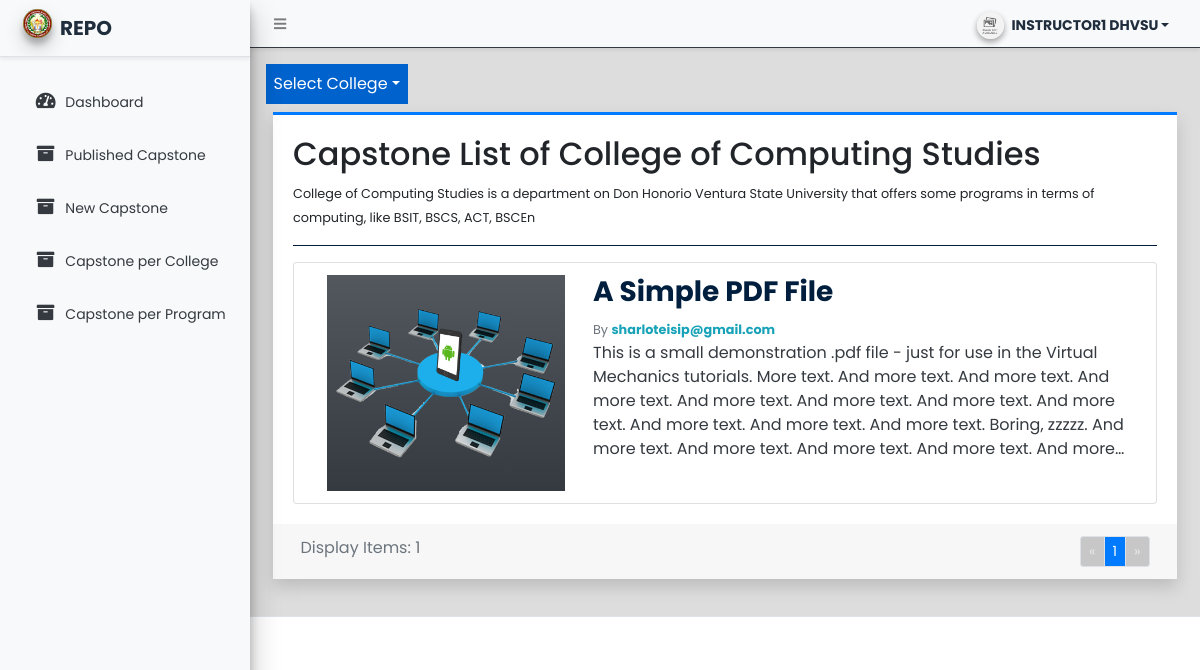
The app's page /admin/?page=projects_per_department&id=1 (signed in), older data.
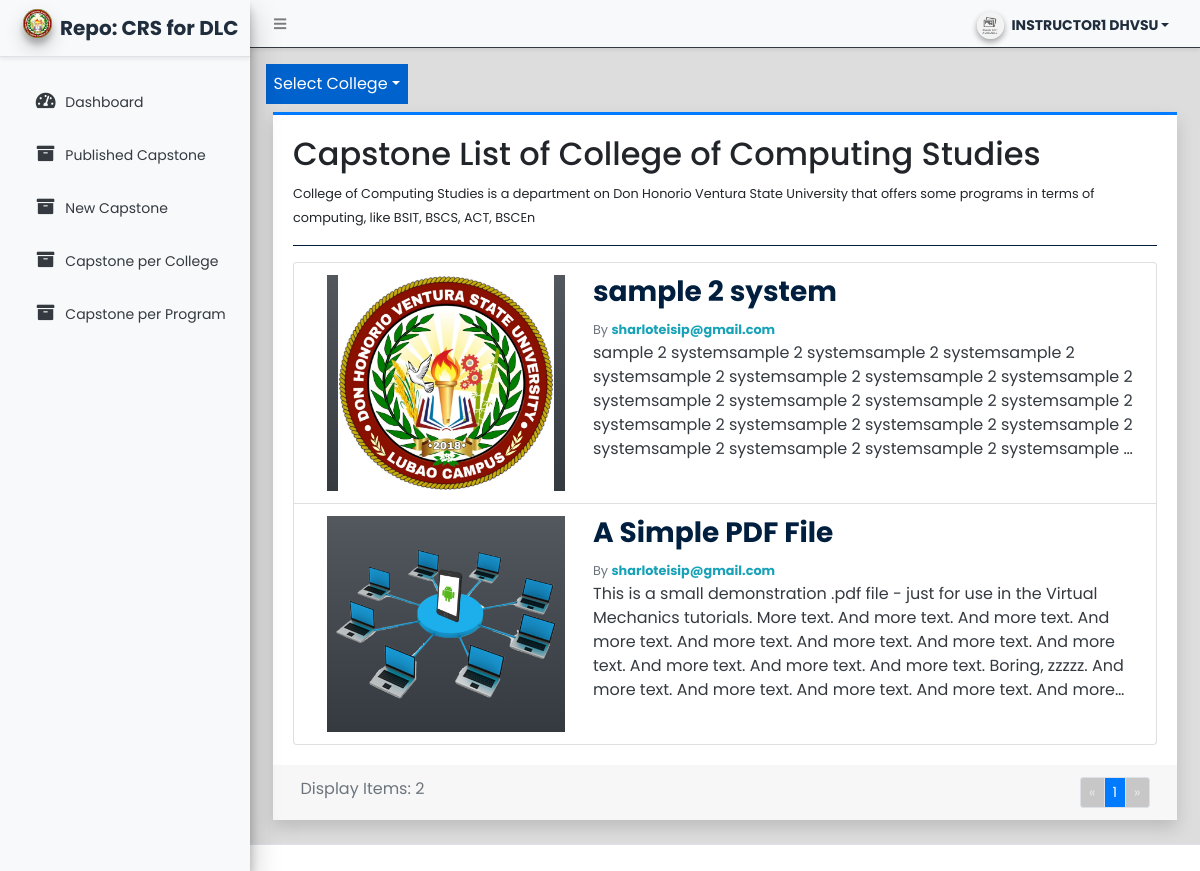
The same page, newer data.
### tables this page shows
CREATE TABLE `archive_list` (
  `id` int(30) NOT NULL,
  `archive_code` varchar(100) NOT NULL,
  `curriculum_id` int(30) NOT NULL,
  `year` year(4) NOT NULL,
  `title` text NOT NULL,
  `abstract` text NOT NULL,
  `members` text NOT NULL,
  `banner_path` text NOT NULL,
  `document_path` text NOT NULL,
  `status` tinyint(1) NOT NULL DEFAULT 0,
  `student_id` int(30) DEFAULT NULL,
  `date_created` datetime NOT NULL DEFAULT current_timestamp(),
  `date_updated` datetime DEFAULT NULL ON UPDATE current_timestamp()
);

### classes/DBConnection.php (called while the page is built, shortened)
<?php
class DBConnection{
    private $host = DB_SERVER;
    private $username = DB_USERNAME;
    private $password = DB_PASSWORD;
    private $database = DB_NAME;
    public $conn;
    public function __construct(){
        if (!isset($this->conn)) {
            $this->conn = new mysqli($this->host, $this->username, $this->password, $this->database);
        }
    }
}
?>

### classes/SystemSettings.php (called while the page is built, shortened)
<?php
class SystemSettings extends DBConnection{
	function info($field=''){
		if(!empty($field)){
			if(isset($_SESSION['system_info'][$field]))
				return $_SESSION['system_info'][$field];
			else
				return false;
		}else{
			return false;
		}
	}
}
$_settings = new SystemSettings();
?>

### config.php (called while the page is built, shortened)
<?php
require_once('classes/DBConnection.php');
require_once('classes/SystemSettings.php');
function validate_image($file){
	if(!empty($file)){
        $ex = explode('?',$file);
        $file = $ex[0];
        $param =  isset($ex[1]) ? '?'.$ex[1]  : '';
		if(is_file(base_app.$file)){
			return base_url.$file.$param;
		}else{
			return base_url.'dist/img/no-image-available.png';
		}
	}else{
		return base_url.'dist/img/no-image-available.png';
	}
}
?>

### admin/projects_per_department.php (the view, shortened to what the changed rows need)
<?php
if(isset($_GET['id'])){
$qry = $conn->query("SELECT * FROM department_list where `status` = 1 and id = '{$_GET['id']}' ");
if($qry->num_rows > 0){
foreach($qry->fetch_assoc() as $k => $v){
if(!is_numeric($k)){
$department[$k] = $v;
}
}
}else{
echo "<script>
alert('Unkown Department ID');
location.replace('./')
</script>";
}
}else{
echo "<script>
alert('Department ID is required');
location.replace('./')
</script>";
}
?>
<button id="dropdownSubMenu1" href="#" data-toggle="dropdown" aria-haspopup="true" aria-expanded="false"
    class="btn-primary p-2 border border-0 dropdown-toggle  <?= isset($page) && $page =='projects_per_department' ? "active" : "" ?>">Select
    College</button>
    <?php
                    $departments = $conn->query("SELECT * FROM department_list where status = 1 order by `name` asc");
                  ?>
<div class="content py-2">
    <div class="col-12">
        <div class="card card-outline card-primary shadow rounded-0">
            <div class="card-body rounded-0">
                <h2>Capstone List of <?= isset($department['name']) ? $department['name'] : "" ?> </h2>
                <p><small><?= isset($department['description']) ? $department['description'] : "" ?></small></p>
                <hr class="bg-navy">
                <?php
                $id = isset($_GET['id']) ? $_GET['id'] : '';
                $limit = 10;
                $page = isset($_GET['p'])? $_GET['p'] : 1;
                $offset = 10 * ($page - 1);
                $paginate = " limit {$limit} offset {$offset}";
                $wheredid = " where department_id = '{$id}' ";
                $students = $conn->query("SELECT * FROM `student_list` where id in (SELECT student_id FROM archive_list where `status` = 1 and curriculum_id in (SELECT id from curriculum_list {$wheredid} ))");
                $student_arr = array_column($students->fetch_all(MYSQLI_ASSOC),'email','id');
                $count_all = $conn->query("SELECT * FROM archive_list where `status` = 1 and curriculum_id in (SELECT id from curriculum_list {$wheredid} )")->num_rows;
                $pages = ceil($count_all/$limit);
                $archives = $conn->query("SELECT * FROM archive_list where `status` = 1 and curriculum_id in (SELECT id from curriculum_list {$wheredid} ) order by unix_timestamp(date_created) desc {$paginate}");
                ?>
                <div class="list-group">
                    <?php
                    while($row = $archives->fetch_assoc()):
                        $row['abstract'] = strip_tags(html_entity_decode($row['abstract']));
                    ?>
                    <a href="./?page=view_archive&id=<?= $row['id'] ?>"
                        class="text-decoration-none text-dark list-group-item list-group-item-action">
                        <div class="row">
                            <div class="col-lg-4 col-md-5 col-sm-12 text-center">
                                <img src="<?= validate_image($row['banner_path']) ?>"
                                    class="banner-img img-fluid bg-gradient-dark" alt="Banner Image">
                            </div>
                            <div class="col-lg-8 col-md-7 col-sm-12">
                                <h3 class="text-navy"><b><?php echo $row['title'] ?></b></h3>
                                <small class="text-muted">By <b
                                        class="text-info"><?= isset($student_arr[$row['student_id']]) ? $student_arr[$row['student_id']] : "N/A" ?></b></small>
                                <p class="truncate-5"><?= $row['abstract'] ?></p>
                            </div>
                        </div>
                    </a>
                    <?php endwhile; ?>
                </div>
            </div>
            <div class="card-footer clearfix rounded-0">
                <div class="col-12">
                    <div class="row">
                        <div class="col-md-6"><span class="text-muted">Display Items: <?= $archives->num_rows ?></span>
                        </div>
                        <div class="col-md-6">
                            <ul class="pagination pagination-sm m-0 float-right">
                                <li class="page-item"><a class="page-link"
                                        href="./?page=projects_per_department&id=<?= $id ?>&p=<?= $page - 1 ?>"
                                        <?= $page == 1 ? 'disabled' : '' ?>>«</a></li>
                                <?php for($i = 1; $i<= $pages; $i++): ?>
                                <li class="page-item"><a class="page-link <?= $page == $i ? 'active' : '' ?>"
                                        href="./?page=projects_per_department&id=<?= $id ?>&p=<?= $i ?>"><?= $i ?></a>
                                </li>
                                <?php endfor; ?>
                                <li class="page-item"><a class="page-link"
                                        href="./?page=projects_per_department&id=<?= $id ?>&p=<?= $page + 1 ?>"
                                        <?= $page == $pages || $pages <= 1 ? 'disabled' : '' ?>>»</a></li>
                            </ul>
                        </div>
                    </div>
                </div>
            </div>
        </div>
    </div>
</div>

### admin/inc/navigation.php (shortened to what the changed rows need)
<aside class="main-sidebar sidebar-light-primary elevation-4 sidebar-no-expand bg-light">
    <a href="<?php echo base_url ?>admin" class="brand-link bg-transparent text-sm shadow-sm">
        <img src="<?php echo validate_image($_settings->info('logo')) ?>" alt="Store Logo"
            class="brand-image img-circle elevation-3 bg-black"
            style="width: 1.8rem;height: 1.8rem;max-height: unset;object-fit:scale-down;object-position:center center">
        <span style="font-size:20px;" class="brand-text text-bold"><?php echo ($_settings->info('short_name')) ?></span>
    </a>
</aside>

Row changes from the older to the newer data that the page shows:
added archive_list: banner_path (picture), title "sample 2 system", student "sharloteisip@gmail.com", abstract "sample 2 systemsample 2 systemsample 2 systemsample 2 systemsample 2 systemsample 2 systemsample 2 systemsample 2 systemsample 2 systemsample 2 systemsample 2 systemsample 2 systemsample 2 systemsample 2 systemsample 2 systemsample 2 systemsample 2 systemsample 2 systemsample 2 systemsample…"
Text that changed along with them:
$_settings->info('short_name'): "REPO" → "Repo: CRS for DLC"
$archives->num_rows: "1" → "2"
